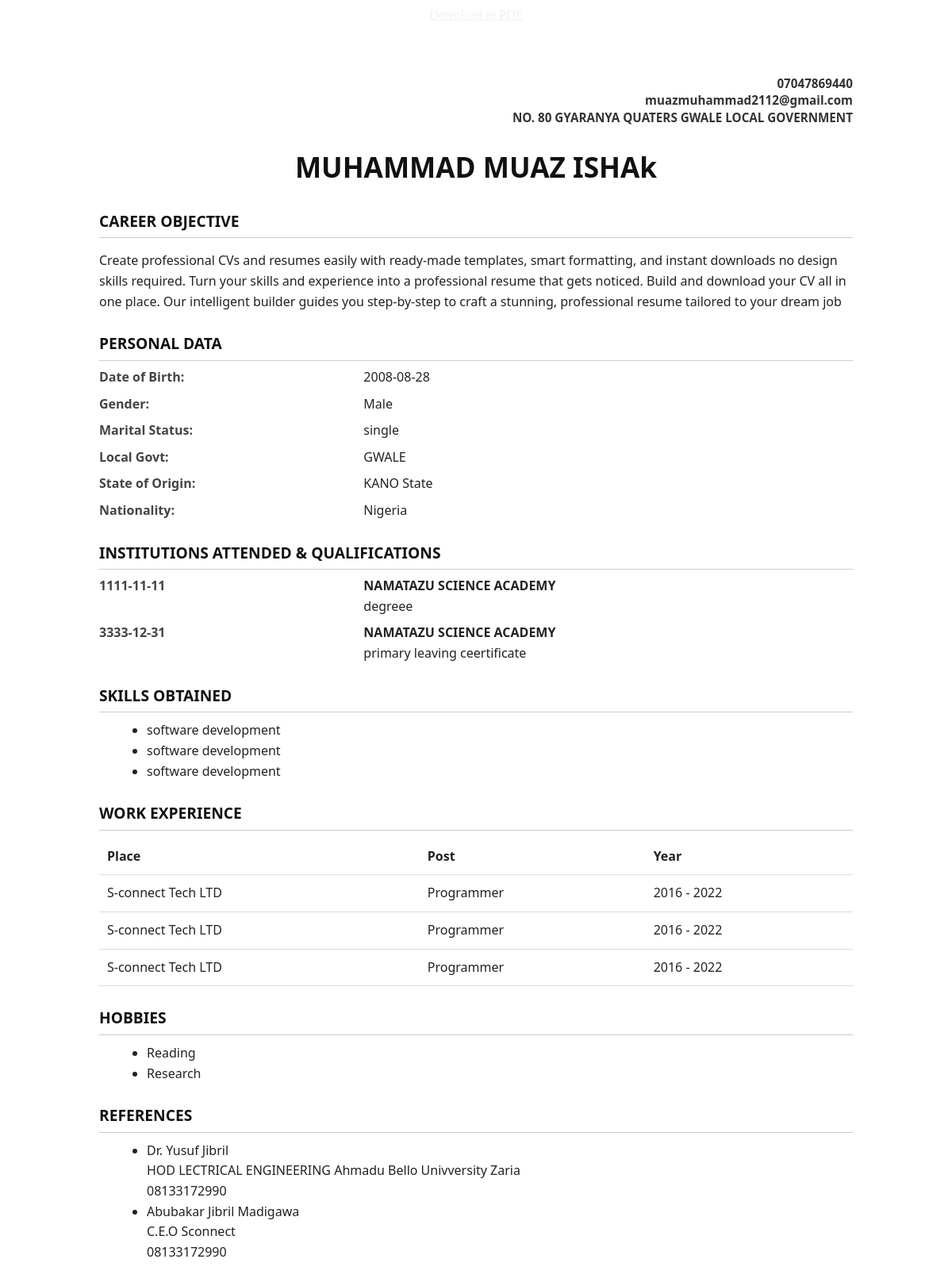
Screenshot of /template1.php?user_id=1 with the database file from the repository.
### tables this page shows
CREATE TABLE `personal_info` (
  `id` int(11) NOT NULL,
  `fName` varchar(100) NOT NULL,
  `birth` varchar(100) NOT NULL,
  `gender` varchar(100) NOT NULL,
  `marital` varchar(100) NOT NULL,
  `lga` varchar(100) NOT NULL,
  `state` varchar(100) NOT NULL,
  `nationality` varchar(100) NOT NULL,
  `address` varchar(100) NOT NULL,
  `email` varchar(100) NOT NULL,
  `phone` varchar(100) NOT NULL
);

CREATE TABLE `school_attendance` (
  `id` int(11) NOT NULL,
  `school_attendance` varchar(1000) NOT NULL,
  `optional` varchar(100) DEFAULT NULL,
  `sDate` varchar(30) NOT NULL,
  `qualifications` varchar(1000) NOT NULL,
  `career` varchar(1000) NOT NULL,
  `user_id` varchar(12) NOT NULL
);

CREATE TABLE `skills` (
  `id` int(11) NOT NULL,
  `skills` varchar(100) NOT NULL,
  `place_working` varchar(100) NOT NULL,
  `Post` varchar(100) NOT NULL,
  `eDate` varchar(100) NOT NULL,
  `user_id` varchar(100) NOT NULL
);

CREATE TABLE `hobbies` (
  `id` int(11) NOT NULL,
  `hobbies` varchar(100) NOT NULL,
  `Rname` varchar(100) NOT NULL,
  `rank` varchar(100) NOT NULL,
  `phone` varchar(100) NOT NULL,
  `user_id` varchar(1000) NOT NULL
);

### template1.php (the view, shortened to what this page needs)
<?php
include 'conn.php';
$id = $_GET['user_id'];
$queryuser = $conn->prepare("SELECT * FROM personal_info WHERE id = :id");
$queryuser->bindParam(':id', $id);
$queryuser->execute();
$rowuser = $queryuser->fetch(PDO::FETCH_ASSOC);
$querycareer = $conn->prepare("SELECT * FROM school_attendance WHERE user_id = :user_id ");
$querycareer->bindParam(':user_id', $id);
$querycareer->execute();
$rowcareer = $querycareer->fetch(PDO::FETCH_ASSOC);
?>
<!DOCTYPE html>
<html lang="en">
<head>
</head>
<body>
	<div style="text-align:center; margin-top:-10px;padding: 12px;">
  <a href="download_cv.php?user_id=<?= $id ?>" style="color: #f1f1f1;" >      Download as PDF</a></div>
<div class="container">
	<div class="contact">
		<label> <span><?= $rowuser['phone'] ?></span></label><br>
		<label> <span><?= $rowuser['email'] ?></span></label><br>
		<label> <span><?= $rowuser['address'] ?></span></label>
	</div>
	<h1><?= $rowuser['fName'] ?></h1>
	<div class="section">
		<div class="header"> Career Objective</div>
		<p><?= $rowcareer['career'] ?></p>
	</div>
	<div class="section">
		<div class="header"> Personal Data</div>
		<div class="data"><div class="title">Date of Birth:</div><div class="answe"><?= $rowuser['birth'] ?></div></div>
		<div class="data"><div class="title">Gender:</div><div class="answe"><?= $rowuser['gender'] ?></div></div>
		<div class="data"><div class="title">Marital Status:</div><div class="answe"><?= $rowuser['marital'] ?></div></div>
		<div class="data"><div class="title">Local Govt:</div><div class="answe"><?= $rowuser['lga'] ?></div></div>
		<div class="data"><div class="title">State of Origin:</div><div class="answe"><?= $rowuser['state'] ?> State</div></div>
		<div class="data"><div class="title">Nationality:</div><div class="answe"><?= $rowuser['nationality'] ?></div></div>
	</div>
	<div class="section">
		<div class="header"> Institutions Attended & Qualifications</div>
		<?php
		$queryschool = $conn->prepare("SELECT * FROM school_attendance WHERE user_id = :user_id");
		$queryschool->bindParam(':user_id', $id);
		$queryschool->execute();
		$rowschool = $queryschool->fetchAll(PDO::FETCH_ASSOC);
		?>
		<?php foreach ($rowschool as $scol): ?>
			<div class="data">
				<div class="title"><?= $scol['sDate'] ?></div>
				<div class="answe">
					<b><?= $scol['school_attendance'] ?></b><br>
					<?= $scol['qualifications'] ?>
				</div>
			</div>
		<?php endforeach; ?>
	</div>
	<div class="section">
		<div class="header"> Skills Obtained</div>
		<ul>
			<?php
			$queryskill = $conn->prepare("SELECT * FROM skills WHERE user_id = :user_id");
			$queryskill->bindParam(':user_id', $id);
			$queryskill->execute();
			$rowskill = $queryskill->fetchAll(PDO::FETCH_ASSOC);
			foreach ($rowskill as $skil): ?>
				<li><?= $skil['skills'] ?></li>
			<?php endforeach; ?>
		</ul>
	</div>
	<div class="section">
		<div class="header"> Work Experience</div>
		<table>
			<tr>
				<th>Place</th>
				<th>Post</th>
				<th>Year</th>
			</tr>
			<?php
			$querywork = $conn->prepare("SELECT * FROM skills WHERE user_id = :user_id");
			$querywork->bindParam(':user_id', $id);
			$querywork->execute();
			$rowwork = $querywork->fetchAll(PDO::FETCH_ASSOC);
			foreach ($rowwork as $work): ?>
				<tr>
					<td><?= $work['place_working'] ?></td>
					<td><?= $work['Post'] ?></td>
					<td><?= $work['eDate'] ?></td>
				</tr>
			<?php endforeach; ?>
		</table>
	</div>
	<div class="section">
		<div class="header"> Hobbies</div>
		<ul>
			<?php
			$queryhooby = $conn->prepare("SELECT * FROM hobbies WHERE user_id = :user_id");
			$queryhooby->bindParam(':user_id', $id);
			$queryhooby->execute();
			$rowhooby = $queryhooby->fetchAll(PDO::FETCH_ASSOC);
			foreach ($rowhooby as $hooby): ?>
			<li><?= $hooby['hobbies']  ?></li>
			<?php endforeach; ?>
		</ul>
	</div>
		<div class="section">
		<div class="header"> References</div>
		<ul>
			<?php
			foreach ($rowhooby as $referee): ?>
			<li>
				<?= $referee['Rname']  ?><br>
				<?= $referee['rank']  ?><br>
				 <?= $referee['phone']  ?>
			</li>
			<?php endforeach; ?>
		</ul>
	</div>
</div>
</body>
</html>

### template1.php (style rules this page uses)
.container { border-radius: 8px; padding: 25px; margin: 30px auto; max-width: 1000px; background: #fff; font-family: 'Segoe UI', Tahoma, Geneva, Verdana, sans-serif; box-sizing: border-box; color: #222; line-height: 1.6; }
h1 { text-align: center; font-size: 2.2rem; margin-bottom: 10px; color: #111; }
.contact { text-align: right; font-size: 0.95rem; line-height: 1.4; }
.contact span { color: #333; font-weight: 600; }
.header { font-weight: bold; font-size: 1.2rem; margin-top: 25px; text-transform: uppercase; color: #111; border-bottom: 1px solid #ccc; padding-bottom: 5px; }
.data { display: flex; flex-wrap: wrap; margin: 8px 0; }
.title { flex: 1 1 150px; font-weight: 600; color: #444; }
.answe { flex: 2 1 250px; }
table { width: 100%; border-collapse: collapse; margin-top: 10px; }
th, td { padding: 10px; text-align: left; border-bottom: 1px solid #ddd; }
ul { margin: 10px 0 0 20px; }

### rows the page displays
personal_info: phone "07047869440", email "muazmuhammad2112@gmail.com", address "NO. 80 GYARANYA QUATERS GWALE LOCAL GOVERNMENT", fName "MUHAMMAD MUAZ ISHAk", birth "2008-08-28", gender "Male", marital "single", lga "GWALE", state "KANO", nationality "Nigeria"
school_attendance: career "Create professional CVs and resumes easily with ready-made templates, smart formatting, and instant downloads no design skills required. Turn your skills and experience into a professional resume that gets noticed. Build and download your CV all in one place. Our intelligent builder guides you step-by-step to craft a stunning, professional resume tailored to your dream job", sDate "1111-11-11", school_attendance "NAMATAZU SCIENCE ACADEMY", qualifications "degreee"
school_attendance: sDate "3333-12-31", school_attendance "NAMATAZU SCIENCE ACADEMY", qualifications "primary leaving ceertificate"
skills: skills "software development", place_working "S-connect Tech LTD", Post "Programmer", eDate "2016 - 2022"
skills: skills "software development", place_working "S-connect Tech LTD", Post "Programmer", eDate "2016 - 2022"
skills: skills "software development", place_working "S-connect Tech LTD", Post "Programmer", eDate "2016 - 2022"
hobbies: hobbies "Reading", Rname "Dr. Yusuf Jibril", rank "HOD LECTRICAL ENGINEERING Ahmadu Bello Univversity Zaria", phone "08133172990"
hobbies: hobbies "Research", Rname "Abubakar Jibril Madigawa", rank "C.E.O Sconnect", phone "08133172990"
